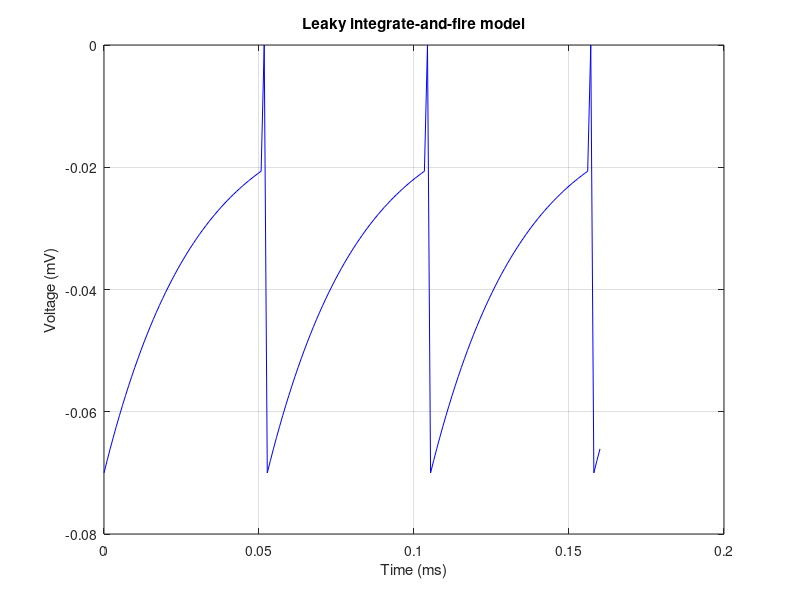

MATLAB code for this plot:
%													
%	Leaky integrate-and-fire model without noise	
%		

% CLEANUP
clear

%constants
V_th = -0.02;                           % spike threshold -> -50 mv
tau = 0.03;                             % taum -> R*C -> 10 ms or 0.030;
R_m = 3e7;                              % membrane resistance -> 10 Mega ohms or 3e7
C = 1;                                  % membrane capacitance

%time
dt = 0.001;                             % time in msec or 0.001
dur = 0.16;                             % duration of simulation in msec or 0.5
n_iter = floor(dur ./ dt)+1;            % number of iterations

%potential 
V_0 = -0.07;                            % The initial membrane potential -> 0.05mV
V = zeros(1, n_iter + 1);               % array to store all potential during simulation
V (1) = V_0;                            % store V_0 in the first index of V 
EL = -0.07;                             % resting potencial
V_reset = -0.07;                        % reset value

%injection current
I_inj = 2e-9;                        	% electrode current input --> 2e-9

%spike 
time = linspace(0, dur, n_iter + 1);    % time vector of simulation
t_spike = 0;                            % time of a spike occurrence
n_spikes = 0;                           % number of spikes
r_period = 0.02;                        % refractory period

% using Euler's method for diferential equations we have the following
%1. define f(x,y)
%2. input t_0 and y_0
%3. input step size h and the number of steps n
%4. from j = 1 to n do
%	a) m = f(x_0, y_0)
%	b) y_1 = y_0 + h * m;
%	c) t_1 = t_0 + h
%	d) print t_1 and y_1
%	e) t_0 = t_1
%	f) y_0 = y_1
%4. end

for i = 1 : n_iter
    
    dV = (dt./tau) .* (EL - V(i) + R_m .* I_inj);                       % LIF equation
	V (i + 1) = V (i) + dV;                                         % update
    if (V (i + 1) > V_th)						% check if potential is high enough for spike to occurr
        if (n_spikes > 0)						% check if spike has already occurred
            if (time (i) >= (t_spike + r_period))		        % check if in refractory period							
                V (i + 1) = V_reset;					% reset voltage
                t_spike = time (i);					% mark spike time
                V(i) = -0;
                n_spikes = n_spikes+1;				        % increment number of spikes 
            end          
        else 								% no spike has occured 
        	V (i + 1) = V_reset;					% reset potential
            V(i) = -0;
            t_spike = time (i);						% mark spike time
        	n_spikes = n_spikes + 1;				% increment number of spikes
        end 
    end
end

% plotting the graph %
plot(time, V, 'color', 'blue');
title('Leaky integrate-and-fire model');
xlabel('Time (ms)')
ylabel('Voltage (mV)')
grid on
